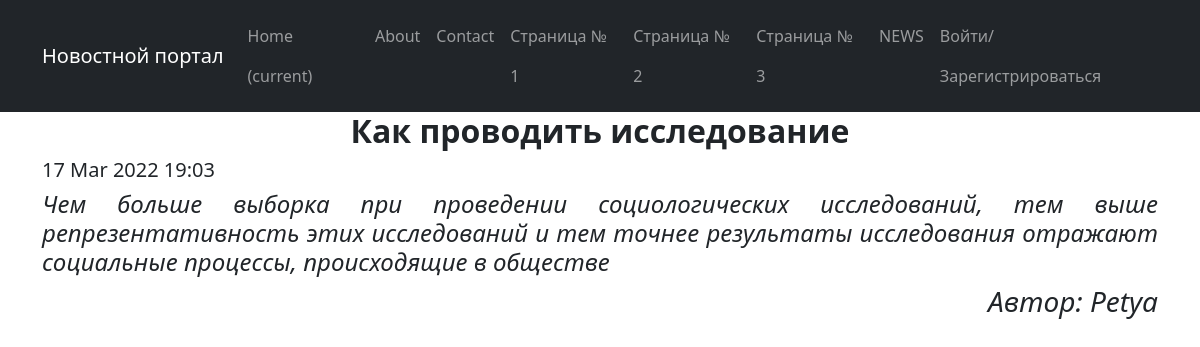
The page /news/1/ on the database its author committed.
### news/models.py (models this page shows, shortened)
class Post(models.Model):
    author = models.ForeignKey(Author, on_delete=models.CASCADE)
    NEWS = 'NW'
    ARTICLE = 'AR'
    CATEGORY_CHOICES = (
        (NEWS, 'Новость'),
        (ARTICLE, 'Статья'),
    )
    categoryType = models.CharField(max_length=2, choices=CATEGORY_CHOICES, default=ARTICLE)
    dateCreation = models.DateTimeField(auto_now_add=True)
    postCategory = models.ManyToManyField(Category, through='PostCategory')
    title = models.CharField(max_length=128)
    text = models.TextField()
    rating = models.SmallIntegerField(default=0)

class Author(models.Model):
    authorUser = models.OneToOneField(User, on_delete=models.CASCADE)
    ratingAuthor = models.SmallIntegerField(default=0)

### news/views.py (the view)
# urls.py: path('<int:pk>/', PostDetailView.as_view(), name='news_detail'),
class PostDetailView(DetailView):
    template_name = 'news/news_detail.html'
    queryset = Post.objects.all()

### templates/news/news_detail.html (shortened to what this page needs)
{% extends 'flatpages/default.html' %}
{% block content %}
<head>
</head>
    <div>
        <h2><strong>{{ post.title }}</strong></h2>
        <div align="left"><h5>{{ post.dateCreation|date:'d M Y H:m' }}</h5></div>
        <div align="justify"><h4><i>{{ post.text }}</i></h4></div>
        <div align="right"><h3><i>Автор: {{ post.author.authorUser.username }}</i></h3></div>
    </div>
{% endblock content %}

### templates/news/news_detail.html (style rules this page uses)
div { line-height: 2.5 }

### rows shown on the page
Post: title "Как проводить исследование", dateCreation "17 Mar 2022 19:03", text "Чем больше выборка при проведении социологических исследований, тем выше репрезентативность этих исследований и тем точнее результаты исследования отражают социальные процессы, происходящие в обществе", author.authorUser.username "Petya"
